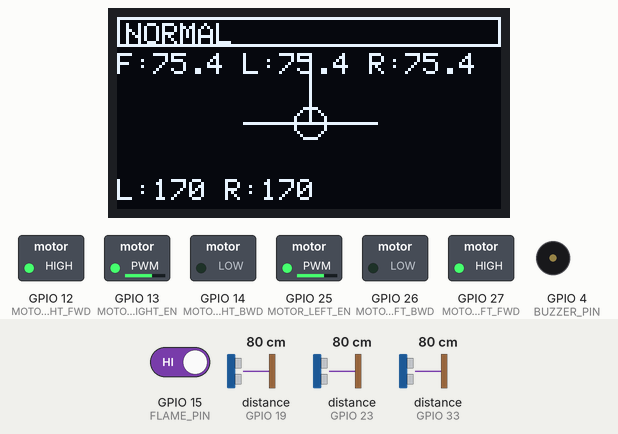
Simulated run of this sketch. Board: ESP32. Parts: 128×64 one-colour display, switched loads named in the sketch (green lamp = pin HIGH), buzzer (waves = sounding, pin HIGH). Wiring (inferred from the names in the program): 3 × ultrasonic range finder: trigger GPIO 5, echo GPIO 23 / trigger GPIO 18, echo GPIO 19 / trigger GPIO 32, echo GPIO 33. Inputs (shaded band) come from the test bench; at power-on: distance to the obstacle (sensors on GPIO 33, GPIO 19, GPIO 23) 80 cm, GPIO 15 (FLAME_PIN) HIGH. The echo pulse lasts 58.3 µs per cm; pins used as bus, display or sensor lines are not drawn; what the sketch prints to the serial monitor is not drawn.

Above: at 3.2 s.
3.3 s: distance to the obstacle (sensor on GPIO 33) set to 2 cm
At 4.33 s:
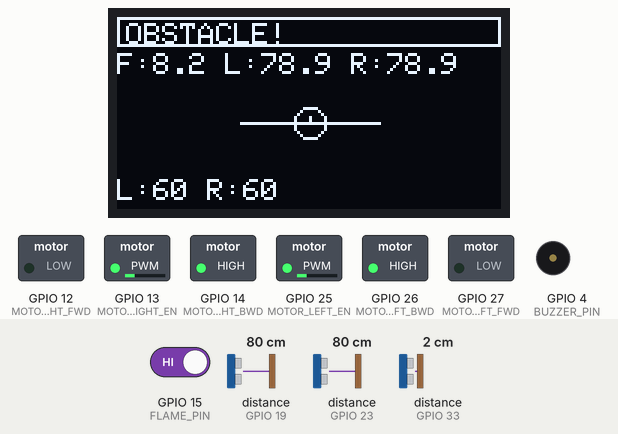
5.1 s: GPIO 15 (FLAME_PIN) driven LOW
At 7.0 s:
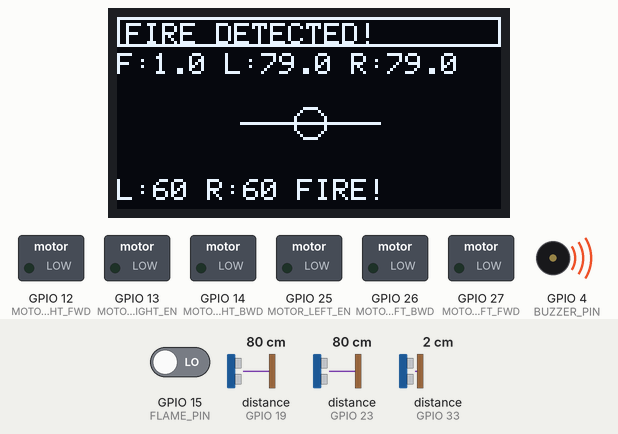
7.3 s: GPIO 15 (FLAME_PIN) driven HIGH
At 8.3 s:
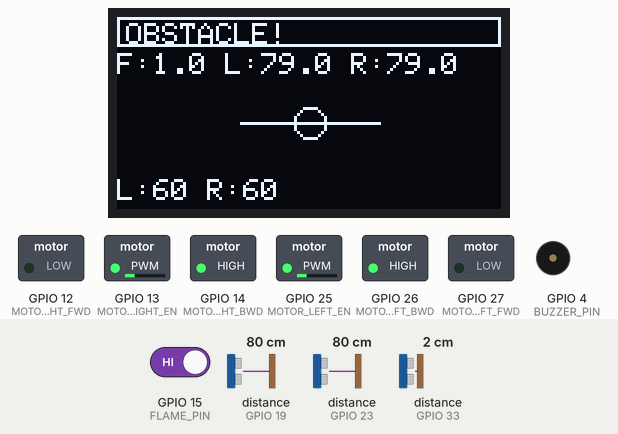
8.9 s: distance to the obstacle (sensor on GPIO 19) set to 12 cm
At 9.03 s:
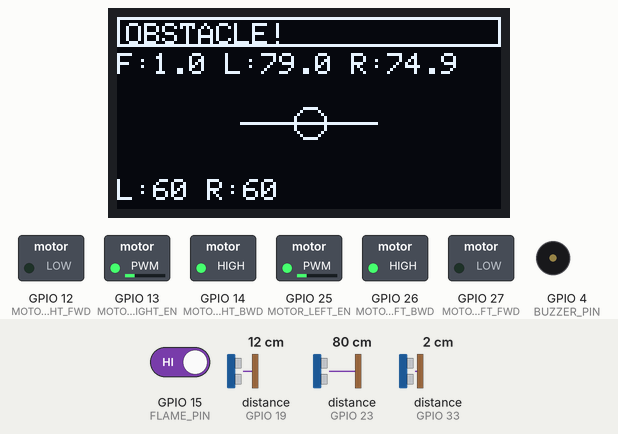
10.4 s: distance to the obstacle (sensor on GPIO 19) set to 9 cm
At 11.89 s:
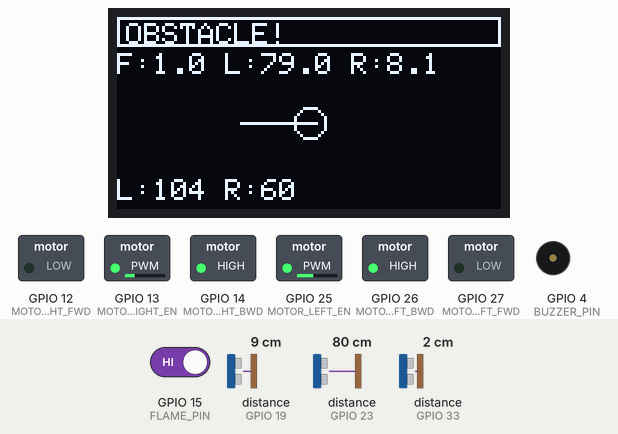
12.7 s: distance to the obstacle (sensor on GPIO 23) set to 12 cm
At 12.9 s:
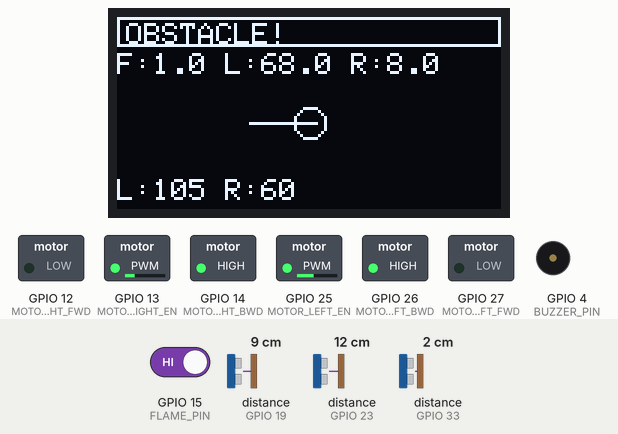
14.2 s: distance to the obstacle (sensor on GPIO 23) set to 9 cm
Timing chart, 0 to 17.2 s (numbered marks = the images above; inputs shaded):
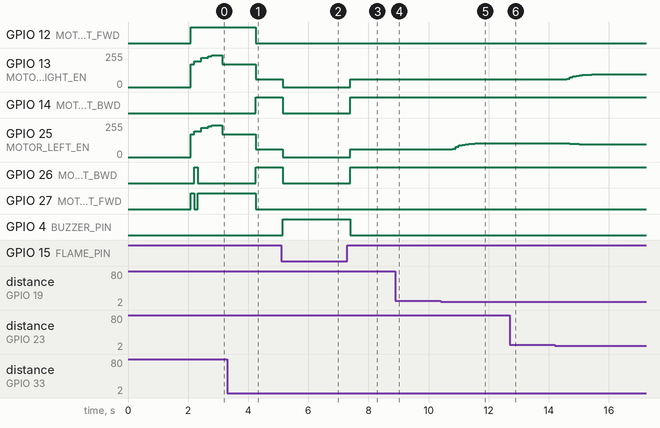

The sketch:

taufic.ino
```cpp
/*
 * Robot Navigasi Cerdas dengan Fuzzy Logic
 * -----------------------------------------
 * Menggunakan sensor ultrasonik untuk mendeteksi obstacle
 * Sensor api untuk deteksi kebakaran
 * Sistem kendali fuzzy untuk navigasi halus
 *
 * By: Wahyunugroho99 (Improved version)
 */

#include <Wire.h>
#include <Adafruit_GFX.h>
#include <Adafruit_SSD1306.h>

// === KONFIGURASI OLED ===
#define SCREEN_WIDTH 128
#define SCREEN_HEIGHT 64
#define OLED_ADDRESS 0x3C
Adafruit_SSD1306 display(SCREEN_WIDTH, SCREEN_HEIGHT, &Wire, -1);

// === PIN KONFIGURASI ===
// Sensor ultrasonik
#define TRIG_FRONT 32
#define ECHO_FRONT 33
#define TRIG_RIGHT 18
#define ECHO_RIGHT 19
#define TRIG_LEFT  5
#define ECHO_LEFT  23

// Motor driver L298N
#define MOTOR_RIGHT_FWD 12  // in1
#define MOTOR_RIGHT_BWD 14  // in2
#define MOTOR_LEFT_FWD  27  // in3
#define MOTOR_LEFT_BWD  26  // in4
#define MOTOR_RIGHT_EN  13  // ena
#define MOTOR_LEFT_EN   25  // enb

// Sensor api dan buzzer
#define FLAME_PIN 15
#define BUZZER_PIN 4

// === KONSTANTA SISTEM ===
#define MAX_DISTANCE 300          // Batas maksimum pembacaan sensor (cm)
#define OBSTACLE_CRITICAL 10      // Jarak kritis untuk hambatan (cm)
#define SCAN_DELAY 100            // Delay antar scan (ms)
#define MAX_SPEED 255             // Kecepatan PWM maksimum
#define NUM_READINGS 5            // Jumlah pembacaan untuk rata-rata bergerak

// === VARIABEL GLOBAL ===
// Status robot
enum RobotState {
  STATE_NORMAL,
  STATE_OBSTACLE_DETECTED,
  STATE_FLAME_DETECTED,
  STATE_MANEUVERING
};
RobotState currentState = STATE_NORMAL;

// Data sensor
struct SensorData {
  float front;
  float left;
  float right;
  bool flameDetected;
};
SensorData sensorData;

// Konfigurasi arah robot
enum TurnDirection {
  TURN_NONE = 0,
  TURN_LEFT = -1,
  TURN_RIGHT = 1,
  TURN_BACK = 2
};

// Struktur data untuk hasil fuzzy jarak
struct FuzzyDistance {
  float sangat_dekat;  // Kategori baru untuk jarak sangat dekat
  float dekat;
  float sedang;
  float jauh;
  float sangat_jauh;  // Kategori baru untuk jarak sangat jauh
};

// Struktur data untuk output fuzzy
struct MotorCommands {
  int leftSpeed;
  int rightSpeed;
  TurnDirection turnDirection;
};

// Deklarasi variabel global untuk motor commands
MotorCommands motorCommands;

// Buffer untuk filter rata-rata bergerak
float frontReadings[NUM_READINGS] = {0};
float leftReadings[NUM_READINGS] = {0};
float rightReadings[NUM_READINGS] = {0};
int readIndex = 0;

// Buffer untuk menampilkan teks debugging
char debugBuffer[64];

// === FILTER SENSOR ===
// Implementasi Exponential Moving Average (EMA) - lebih responsif daripada Kalman sederhana
float emaAlpha = 0.3;  // Faktor smoothing (0.0-1.0) - semakin besar semakin responsif
float frontFiltered = 0, leftFiltered = 0, rightFiltered = 0;

// Filter EMA untuk data sensor
float emaFilter(float newValue, float prevFiltered) {
  return emaAlpha * newValue + (1.0 - emaAlpha) * prevFiltered;
}

// Filter rata-rata bergerak untuk mengurangi noise
float movingAverage(float newValue, float* readings) {
  // Geser dan simpan nilai baru
  float sum = 0;
  for (int i = NUM_READINGS - 1; i > 0; i--) {
    readings[i] = readings[i-1];
    sum += readings[i];
  }
  readings[0] = newValue;
  sum += newValue;

  return sum / NUM_READINGS;
}

// === FUZZY MEMBERSHIP FUNCTIONS ===
// Fungsi keanggotaan trapesium yang disempurnakan - menangani semua kasus
float trapezoid(float x, float a, float b, float c, float d) {
  if (x <= a || x >= d) return 0.0;
  else if (x >= b && x <= c) return 1.0;
  else if (x > a && x < b) return (x - a) / (b - a);
  else return (d - x) / (d - c);
}

// Fungsi keanggotaan segitiga yang disempurnakan
float triangle(float x, float a, float b, float c) {
  if (x <= a || x >= c) return 0.0;
  else if (x == b) return 1.0;
  else if (x > a && x < b) return (x - a) / (b - a);
  else return (c - x) / (c - b);
}

// Fungsi untuk mencari nilai maksimum dari beberapa float
float maxOf(float a, float b, float c) {
  float max = a;
  if (b > max) max = b;
  if (c > max) max = c;
  return max;
}

float minOf(float a, float b) {
  return (a < b) ? a : b;
}

// === FUZZY LOGIC - ENHANCED ===
// Fuzzifikasi jarak dengan 5 kategori - lebih detail daripada sebelumnya
FuzzyDistance fuzzyJarak(float jarak) {
  FuzzyDistance hasil;
  hasil.sangat_dekat = trapezoid(jarak, 0, 0, 5, 10);
  hasil.dekat = triangle(jarak, 5, 15, 25);
  hasil.sedang = triangle(jarak, 15, 30, 45);
  hasil.jauh = triangle(jarak, 35, 50, 75);
  hasil.sangat_jauh = trapezoid(jarak, 60, 80, 200, 300);
  return hasil;
}

// Kategori kecepatan motor dengan 5 level
const float SPEED_VERY_SLOW = 60;   // Sangat lambat
const float SPEED_SLOW = 120;       // Lambat
const float SPEED_MEDIUM = 170;     // Sedang
const float SPEED_FAST = 220;       // Cepat
const float SPEED_VERY_FAST = 255;  // Sangat cepat

// Fungsi inferensi dan defuzzifikasi fuzzy yang ditingkatkan
MotorCommands inferensiFuzzy(float front, float left, float right) {
  MotorCommands result;

  // Fuzzifikasi jarak sensor
  FuzzyDistance fFront = fuzzyJarak(front);
  FuzzyDistance fLeft = fuzzyJarak(left);
  FuzzyDistance fRight = fuzzyJarak(right);

  // === RULE BASE YANG DIPERLUAS ===
  float ruleWeight[10] = {0};   // Bobot untuk setiap rule
  float leftOutput[10] = {0};   // Output kiri untuk tiap rule
  float rightOutput[10] = {0};  // Output kanan untuk tiap rule
  TurnDirection direction[10];  // Arah belok untuk tiap rule
  int ruleCount = 0;            // Penghitung rule yang aktif

  // Rule 1: Jika depan sangat dekat → berhenti/mundur darurat
  ruleWeight[ruleCount] = fFront.sangat_dekat;
  leftOutput[ruleCount] = SPEED_VERY_SLOW;
  rightOutput[ruleCount] = SPEED_VERY_SLOW;
  direction[ruleCount] = TURN_BACK;
  ruleCount++;

  // Rule 2: Jika depan dekat dan kanan lebih jauh dari kiri → belok kanan tajam
  ruleWeight[ruleCount] = minOf(fFront.dekat, fRight.jauh);
  leftOutput[ruleCount] = SPEED_SLOW;
  rightOutput[ruleCount] = SPEED_VERY_SLOW;
  direction[ruleCount] = TURN_RIGHT;
  ruleCount++;

  // Rule 3: Jika depan dekat dan kiri lebih jauh dari kanan → belok kiri tajam
  ruleWeight[ruleCount] = minOf(fFront.dekat, fLeft.jauh);
  leftOutput[ruleCount] = SPEED_VERY_SLOW;
  rightOutput[ruleCount] = SPEED_SLOW;
  direction[ruleCount] = TURN_LEFT;
  ruleCount++;

  // Rule 4: Jika depan sedang dan kanan dekat → belok kiri sedang
  ruleWeight[ruleCount] = minOf(fFront.sedang, fRight.dekat);
  leftOutput[ruleCount] = SPEED_MEDIUM;
  rightOutput[ruleCount] = SPEED_FAST;
  direction[ruleCount] = TURN_LEFT;
  ruleCount++;

  // Rule 5: Jika depan sedang dan kiri dekat → belok kanan sedang
  ruleWeight[ruleCount] = minOf(fFront.sedang, fLeft.dekat);
  leftOutput[ruleCount] = SPEED_FAST;
  rightOutput[ruleCount] = SPEED_MEDIUM;
  direction[ruleCount] = TURN_RIGHT;
  ruleCount++;

  // Rule 6: Jika depan sedang dan kiri/kanan jauh → maju normal
  ruleWeight[ruleCount] = minOf(fFront.sedang, minOf(fLeft.jauh, fRight.jauh));
  leftOutput[ruleCount] = SPEED_MEDIUM;
  rightOutput[ruleCount] = SPEED_MEDIUM;
  direction[ruleCount] = TURN_NONE;
  ruleCount++;

  // Rule 7: Jika depan jauh dan kiri/kanan jauh → maju cepat
  ruleWeight[ruleCount] = minOf(fFront.jauh, minOf(fLeft.jauh, fRight.jauh));
  leftOutput[ruleCount] = SPEED_FAST;
  rightOutput[ruleCount] = SPEED_FAST;
  direction[ruleCount] = TURN_NONE;
  ruleCount++;

  // Rule 8: Jika depan sangat jauh dan kiri/kanan jauh → maju sangat cepat
  ruleWeight[ruleCount] = minOf(fFront.sangat_jauh, minOf(fLeft.jauh, fRight.jauh));
  leftOutput[ruleCount] = SPEED_VERY_FAST;
  rightOutput[ruleCount] = SPEED_VERY_FAST;
  direction[ruleCount] = TURN_NONE;
  ruleCount++;

  // Rule 9: Jika kanan sangat dekat → belok kiri tajam
  ruleWeight[ruleCount] = fRight.sangat_dekat;
  leftOutput[ruleCount] = SPEED_FAST;
  rightOutput[ruleCount] = SPEED_VERY_SLOW;
  direction[ruleCount] = TURN_LEFT;
  ruleCount++;

  // Rule 10: Jika kiri sangat dekat → belok kanan tajam
  ruleWeight[ruleCount] = fLeft.sangat_dekat;
  leftOutput[ruleCount] = SPEED_VERY_SLOW;
  rightOutput[ruleCount] = SPEED_FAST;
  direction[ruleCount] = TURN_RIGHT;
  ruleCount++;

  // === DEFUZZIFIKASI - WEIGHTED AVERAGE ===
  float totalWeight = 0.0;
  float leftSum = 0.0;
  float rightSum = 0.0;
  TurnDirection finalDirection = TURN_NONE;
  float maxDirectionWeight = 0.0;

  for (int i = 0; i < ruleCount; i++) {
    if (ruleWeight[i] > 0) {
      leftSum += leftOutput[i] * ruleWeight[i];
      rightSum += rightOutput[i] * ruleWeight[i];
      totalWeight += ruleWeight[i];

      // Ambil arah yang memiliki bobot tertinggi
      if (ruleWeight[i] > maxDirectionWeight) {
        maxDirectionWeight = ruleWeight[i];
        finalDirection = direction[i];
      }
    }
  }

  // Hindari pembagian dengan nol
  if (totalWeight == 0) {
    result.leftSpeed = SPEED_MEDIUM;
    result.rightSpeed = SPEED_MEDIUM;
    result.turnDirection = TURN_NONE;
  } else {
    // Hasil akhir defuzzifikasi
    result.leftSpeed = constrain((int)(leftSum / totalWeight), 0, MAX_SPEED);
    result.rightSpeed = constrain((int)(rightSum / totalWeight), 0, MAX_SPEED);
    result.turnDirection = finalDirection;
  }

  return result;
}

// === FUNGSI BACA SENSOR ===
// Baca ultrasonik dengan timeout dan validasi
long readUltrasonic(int trigPin, int echoPin) {
  digitalWrite(trigPin, LOW);
  delayMicroseconds(2);
  digitalWrite(trigPin, HIGH);
  delayMicroseconds(10);
  digitalWrite(trigPin, LOW);

  // Gunakan timeout untuk mencegah program hang
  long duration = pulseIn(echoPin, HIGH, 30000);
  long distance = duration * 0.034 / 2;

  // Validasi jarak
  if (distance == 0 || distance > MAX_DISTANCE) {
    distance = MAX_DISTANCE;  // Default ke jarak maksimum jika tidak valid
  }

  return distance;
}

// === MOTOR CONTROL ===
// Kontrol motor dengan banyak mode gerakan
void setMotorSpeeds(int leftSpeed, int rightSpeed) {
  analogWrite(MOTOR_LEFT_EN, leftSpeed);
  analogWrite(MOTOR_RIGHT_EN, rightSpeed);
}

void moveForward() {
  digitalWrite(MOTOR_LEFT_FWD, HIGH);
  digitalWrite(MOTOR_LEFT_BWD, LOW);
  digitalWrite(MOTOR_RIGHT_FWD, HIGH);
  digitalWrite(MOTOR_RIGHT_BWD, LOW);
}

void moveBackward() {
  digitalWrite(MOTOR_LEFT_FWD, LOW);
  digitalWrite(MOTOR_LEFT_BWD, HIGH);
  digitalWrite(MOTOR_RIGHT_FWD, LOW);
  digitalWrite(MOTOR_RIGHT_BWD, HIGH);
}

void turnLeft() {
  digitalWrite(MOTOR_LEFT_FWD, LOW);
  digitalWrite(MOTOR_LEFT_BWD, HIGH);
  digitalWrite(MOTOR_RIGHT_FWD, HIGH);
  digitalWrite(MOTOR_RIGHT_BWD, LOW);
}

void turnRight() {
  digitalWrite(MOTOR_LEFT_FWD, HIGH);
  digitalWrite(MOTOR_LEFT_BWD, LOW);
  digitalWrite(MOTOR_RIGHT_FWD, LOW);
  digitalWrite(MOTOR_RIGHT_BWD, HIGH);
}

void stopMotors() {
  digitalWrite(MOTOR_LEFT_FWD, LOW);
  digitalWrite(MOTOR_LEFT_BWD, LOW);
  digitalWrite(MOTOR_RIGHT_FWD, LOW);
  digitalWrite(MOTOR_RIGHT_BWD, LOW);
  setMotorSpeeds(0, 0);
}

// Fungsi maneuver yang lebih canggih
void applyMotorCommands(MotorCommands commands) {
  switch (commands.turnDirection) {
    case TURN_NONE:
      moveForward();
      break;
    case TURN_LEFT:
      turnLeft();
      break;
    case TURN_RIGHT:
      turnRight();
      break;
    case TURN_BACK:
      moveBackward();
      break;
  }

  setMotorSpeeds(commands.leftSpeed, commands.rightSpeed);
}

// Baca dan proses semua sensor
void updateSensors() {
  // Baca sensor ultrasonik dan filter nilai
  long rawFront = readUltrasonic(TRIG_FRONT, ECHO_FRONT);
  long rawLeft = readUltrasonic(TRIG_LEFT, ECHO_LEFT);
  long rawRight = readUltrasonic(TRIG_RIGHT, ECHO_RIGHT);

  // Terapkan moving average dan EMA filter secara berurutan
  float frontAvg = movingAverage(rawFront, frontReadings);
  float leftAvg = movingAverage(rawLeft, leftReadings);
  float rightAvg = movingAverage(rawRight, rightReadings);

  frontFiltered = emaFilter(frontAvg, frontFiltered);
  leftFiltered = emaFilter(leftAvg, leftFiltered);
  rightFiltered = emaFilter(rightAvg, rightFiltered);

  // Update data sensor global
  sensorData.front = frontFiltered;
  sensorData.left = leftFiltered;
  sensorData.right = rightFiltered;
  sensorData.flameDetected = (digitalRead(FLAME_PIN) == LOW);

  // Update status robot
  if (sensorData.flameDetected) {
    currentState = STATE_FLAME_DETECTED;
  } else if (sensorData.front < OBSTACLE_CRITICAL) {
    currentState = STATE_OBSTACLE_DETECTED;
  } else {
    currentState = STATE_NORMAL;
  }

  // Aktifkan buzzer jika api terdeteksi
  digitalWrite(BUZZER_PIN, sensorData.flameDetected ? HIGH : LOW);
}

// === DISPLAY FUNCTIONS ===
// Fungsi UI yang lebih bagus untuk OLED
void updateDisplay() {
  display.clearDisplay();

  // Status bar di atas
  display.drawRect(0, 0, SCREEN_WIDTH, 10, SSD1306_WHITE);
  display.setCursor(3, 2);

  // Tampilkan state robot
  switch (currentState) {
    case STATE_NORMAL:
      display.print("NORMAL");
      break;
    case STATE_OBSTACLE_DETECTED:
      display.print("OBSTACLE!");
      break;
    case STATE_FLAME_DETECTED:
      display.print("FIRE DETECTED!");
      break;
    case STATE_MANEUVERING:
      display.print("MANEUVERING");
      break;
  }

  // Tampilkan data sensor
  display.setCursor(0, 12);
  display.print("F:"); display.print(sensorData.front, 1);
  display.print(" L:"); display.print(sensorData.left, 1);
  display.print(" R:"); display.print(sensorData.right, 1);

  // Visualisasi posisi hambatan
  int centerX = SCREEN_WIDTH/2;
  int centerY = 35;
  int robotRadius = 5;

  display.drawCircle(centerX, centerY, robotRadius, SSD1306_WHITE);  // Robot

  // Gambar hambatan relatif terhadap robot
  // (skala dari cm ke pixel display)
  float scale = 0.3;  // Skala sensor ke pixel
  int frontX = centerX;
  int frontY = centerY - min((int)(sensorData.front * scale), 25);
  int leftX = centerX - min((int)(sensorData.left * scale), 25);
  int leftY = centerY;
  int rightX = centerX + min((int)(sensorData.right * scale), 25);
  int rightY = centerY;

  display.drawLine(centerX, centerY, frontX, frontY, SSD1306_WHITE);  // Garis ke hambatan depan
  display.drawLine(centerX, centerY, leftX, leftY, SSD1306_WHITE);    // Garis ke hambatan kiri
  display.drawLine(centerX, centerY, rightX, rightY, SSD1306_WHITE);  // Garis ke hambatan kanan

  // Info motor
  display.setCursor(0, 54);
  sprintf(debugBuffer, "L:%d R:%d %s",
    motorCommands.leftSpeed,
    motorCommands.rightSpeed,
    sensorData.flameDetected ? "FIRE!" : "");
  display.print(debugBuffer);

  display.display();
}

// === DEBUG OUTPUT ===
void printDebug() {
  Serial.print("F:"); Serial.print(sensorData.front);
  Serial.print(" L:"); Serial.print(sensorData.left);
  Serial.print(" R:"); Serial.print(sensorData.right);
  Serial.print(" | L-PWM:"); Serial.print(motorCommands.leftSpeed);
  Serial.print(" R-PWM:"); Serial.print(motorCommands.rightSpeed);
  Serial.print(" | State:");

  switch (currentState) {
    case STATE_NORMAL: Serial.print("NORMAL"); break;
    case STATE_OBSTACLE_DETECTED: Serial.print("OBSTACLE"); break;
    case STATE_FLAME_DETECTED: Serial.print("FIRE"); break;
    case STATE_MANEUVERING: Serial.print("MANEUVER"); break;
  }

  Serial.print(" | Dir:");
  switch (motorCommands.turnDirection) {
    case TURN_NONE: Serial.println("FWD"); break;
    case TURN_LEFT: Serial.println("LEFT"); break;
    case TURN_RIGHT: Serial.println("RIGHT"); break;
    case TURN_BACK: Serial.println("BACK"); break;
  }
}

// === Variabel global tambahan ===
unsigned long lastSensorUpdate = 0;

// === SETUP ===
void setup() {
  Serial.begin(115200);
  Serial.println("Robot Navigasi Fuzzy v2.0 - Starting up");

  // Konfigurasi pin motor
  pinMode(MOTOR_LEFT_FWD, OUTPUT);
  pinMode(MOTOR_LEFT_BWD, OUTPUT);
  pinMode(MOTOR_RIGHT_FWD, OUTPUT);
  pinMode(MOTOR_RIGHT_BWD, OUTPUT);
  pinMode(MOTOR_LEFT_EN, OUTPUT);
  pinMode(MOTOR_RIGHT_EN, OUTPUT);

  // Konfigurasi pin sensor
  pinMode(TRIG_FRONT, OUTPUT);
  pinMode(ECHO_FRONT, INPUT);
  pinMode(TRIG_LEFT, OUTPUT);
  pinMode(ECHO_LEFT, INPUT);
  pinMode(TRIG_RIGHT, OUTPUT);
  pinMode(ECHO_RIGHT, INPUT);

  pinMode(FLAME_PIN, INPUT);
  pinMode(BUZZER_PIN, OUTPUT);
  digitalWrite(BUZZER_PIN, LOW);

  // Inisialisasi OLED
  Wire.begin(21, 22);  // SDA, SCL pins
  if(!display.begin(SSD1306_SWITCHCAPVCC, OLED_ADDRESS)) {
    Serial.println("OLED initialization failed");
    while(true) delay(10);
  }

  // Splash screen
  display.clearDisplay();
  display.setTextSize(1);
  display.setTextColor(SSD1306_WHITE);
  display.setCursor(15, 10);
  display.println("ROBOT NAVIGASI");
  display.setCursor(20, 25);
  display.println("FUZZY LOGIC");
  display.setCursor(20, 40);
  display.println("SYSTEM v2.0");
  display.display();
  delay(2000);

  // Inisialisasi awal motor
  stopMotors();

  // Inisialisasi data sensor
  updateSensors();
}

// === LOOP ===
void loop() {
  // Update sensor dengan rate terbatas
  if (millis() - lastSensorUpdate > SCAN_DELAY) {
    updateSensors();
    lastSensorUpdate = millis();

    // Proses logika fuzzy
    motorCommands = inferensiFuzzy(sensorData.front, sensorData.left, sensorData.right);

    // Jalankan robot
    if (sensorData.flameDetected) {
      stopMotors();  // Berhenti total jika api terdeteksi
    } else {
      applyMotorCommands(motorCommands);
    }

    // Update visualisasi dan debug
    updateDisplay();
    printDebug();
  }
}
```

Measured:
- after the input at 3.3 s, GPIO 12 (MOTOR_RIGHT_FWD), GPIO 27 (MOTOR_LEFT_FWD): HIGH → LOW after 0.96 s; GPIO 13 (MOTOR_RIGHT_EN), GPIO 25 (MOTOR_LEFT_EN): 170/255 → 60/255 after 0.96 s; GPIO 14 (MOTOR_RIGHT_BWD), GPIO 26 (MOTOR_LEFT_BWD): LOW → HIGH after 0.96 s
- after the input at 5.1 s, GPIO 13 (MOTOR_RIGHT_EN), GPIO 25 (MOTOR_LEFT_EN): 60/255 → 0/255 after 0.05 s; GPIO 14 (MOTOR_RIGHT_BWD), GPIO 26 (MOTOR_LEFT_BWD): HIGH → LOW after 0.05 s; GPIO 4 (BUZZER_PIN): LOW → HIGH after 0.05 s; the display: first changes after 0.08 s (image 2 shows a later state)
- after the input at 7.3 s, GPIO 13 (MOTOR_RIGHT_EN), GPIO 25 (MOTOR_LEFT_EN): 0/255 → 60/255 after 0.09 s; GPIO 14 (MOTOR_RIGHT_BWD), GPIO 26 (MOTOR_LEFT_BWD): LOW → HIGH after 0.09 s; GPIO 4 (BUZZER_PIN): HIGH → LOW after 0.09 s; the display: changes after 0.12 s (image 3)
- after the input at 8.9 s, the display: changes after 0.08 s (image 4)
- after the input at 10.4 s, GPIO 13 (MOTOR_RIGHT_EN): 60/255 → 59/255 after 0.50 s, → 60/255 0.11 s later, → 59/255 0.22 s later, → 60/255 0.11 s later, … (8 changes in this stretch); GPIO 25 (MOTOR_LEFT_EN): moves from 60/255 to 105/255 over 1.2 s, starting after 0.39 s
- after the input at 12.7 s, the display: first changes after 0.05 s (image 6 shows a later state)
- after the input at 14.2 s, GPIO 25 (MOTOR_LEFT_EN): moves from 105/255 to 95/255 over 0.83 s, starting after 0.39 s
